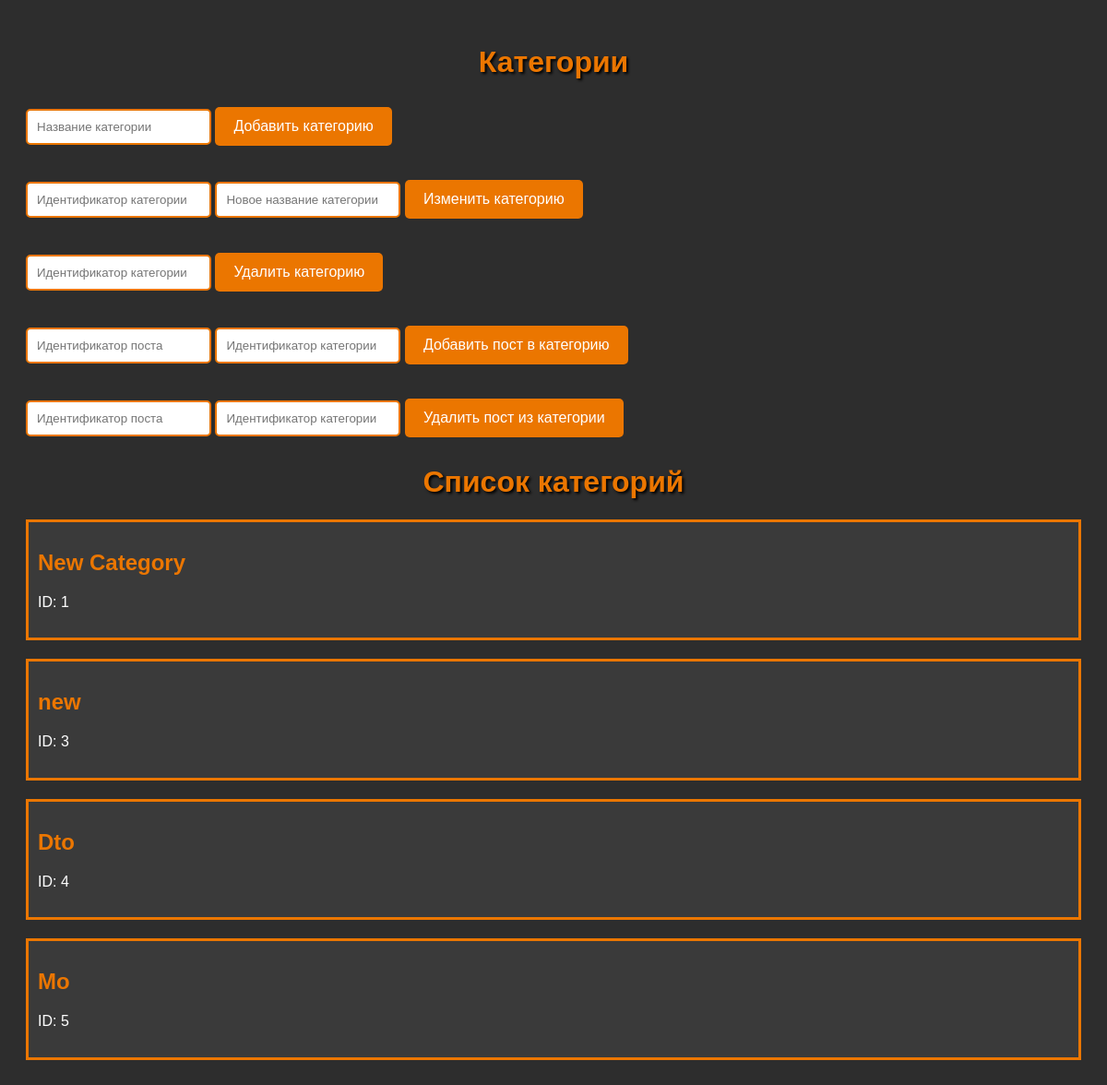
The app's page /Views/category.php with its own data.
### tables this page shows
CREATE TABLE `category` (
  `id` int NOT NULL,
  `name` varchar(50) NOT NULL
);

### autoload.php (called while the page is built, shortened)
<?php
spl_autoload_register(function ($class) {
    $a = array_slice(explode('\\', $class), 1);
    $filename = implode('/', [__DIR__, ...$a]) . '.php';
});
$pdo = Databaseconnection::getInstance();
$category = new Category($pdo);
$dataCategory = $category->getAllCategories();

### Model/Model.php (called while the page is built, shortened)
<?php
abstract class Model
{
    public function __construct(PDO $db)
    {
        $this->db = $db;
    }
}

### Model/Category.php (called while the page is built, shortened)
<?php
class Category extends Model
{
    public function getAllCategories(): array
    {
        $query = "SELECT id, name FROM " . self::TABLE_NAME_CATEGORY;
        $statement = $this->db->query($query);
        return $statement->fetchAll(PDO::FETCH_ASSOC);
    }
}

### Views/category.php (the view, shortened to what this page needs)
<?php
require_once "../autoload.php";
global $dataCategory;
?>
<!DOCTYPE html>
<html lang="en">
<head>
    <link rel="stylesheet" type="text/css" href="/App/Public/Style/category.css">
</head>
<body>
<h1>Категории</h1>
<form id="addCategoryForm" action="../autoload.php" method="POST">
    <input type="text" id="categoryName" name="category" placeholder="Название категории">
    <button type="submit">Добавить категорию</button>
</form>
<form id="editCategoryForm" action="../autoload.php" method="POST">
    <input type="text" id="categoryId" name="categoryId" placeholder="Идентификатор категории">
    <input type="text" id="newCategoryName" name="newCategory" placeholder="Новое название категории">
    <button type="submit">Изменить категорию</button>
</form>
<form id="deleteCategoryForm" action="../autoload.php" method="POST">
    <input type="text" id="deleteCategoryId" name="deleteCategoryId" placeholder="Идентификатор категории">
    <button type="submit">Удалить категорию</button>
</form>
<form id="addPostToCategoryForm" action="../autoload.php" method="POST">
    <input type="text" id="postId" name="postId" placeholder="Идентификатор поста">
    <input type="text" id="categoryIdForPost" name="categoryIdForPost" placeholder="Идентификатор категории">
    <button type="submit">Добавить пост в категорию</button>
</form>
<form id="removePostFromCategoryForm" action="../autoload.php" method="POST">
    <input type="text" id="postIdToRemove" name="postIdToRemove" placeholder="Идентификатор поста">
    <input type="text" id="categoryIdForPostToRemove" name="categoryIdForPostToRemove" placeholder="Идентификатор категории">
    <button type="submit">Удалить пост из категории</button>
</form>
<h1>Список категорий</h1>
<?php
foreach ($dataCategory as $item) {
    ?>
    <div>
        <h2><?php echo $item['name']; ?></h2>
        <p>ID: <?php echo $item['id']; ?></p>
    </div>
    <?php
}
?>
</body>
</html>

### Public/Style/category.css (style rules this page uses)
body { background-color: #2d2d2d; font-family: Arial, sans-serif; padding: 20px; color: #fff; }
h1 { color: #eb7600; text-align: center; text-shadow: 2px 2px 3px #000; }
div { background-color: #3a3a3a; border: 3px solid #eb7600; padding: 10px; margin-bottom: 20px; }
h2 { color: #eb7600; font-size: 24px; margin-bottom: 10px; }
p { font-size: 16px; line-height: 1.6; color: #fff; }
form { margin-bottom: 20px; }
form input[type="text"] { padding: 10px; margin: 10px 0; border: 2px solid #eb7600; border-radius: 5px; }
form button { padding: 12px 20px; border: none; border-radius: 5px; background-color: #eb7600; color: #fff; cursor: pointer; font-size: 16px; }

### records on screen
category: name "New Category", id "1"
category: name "new", id "3"
category: name "Dto", id "4"
category: name "Mo", id "5"
